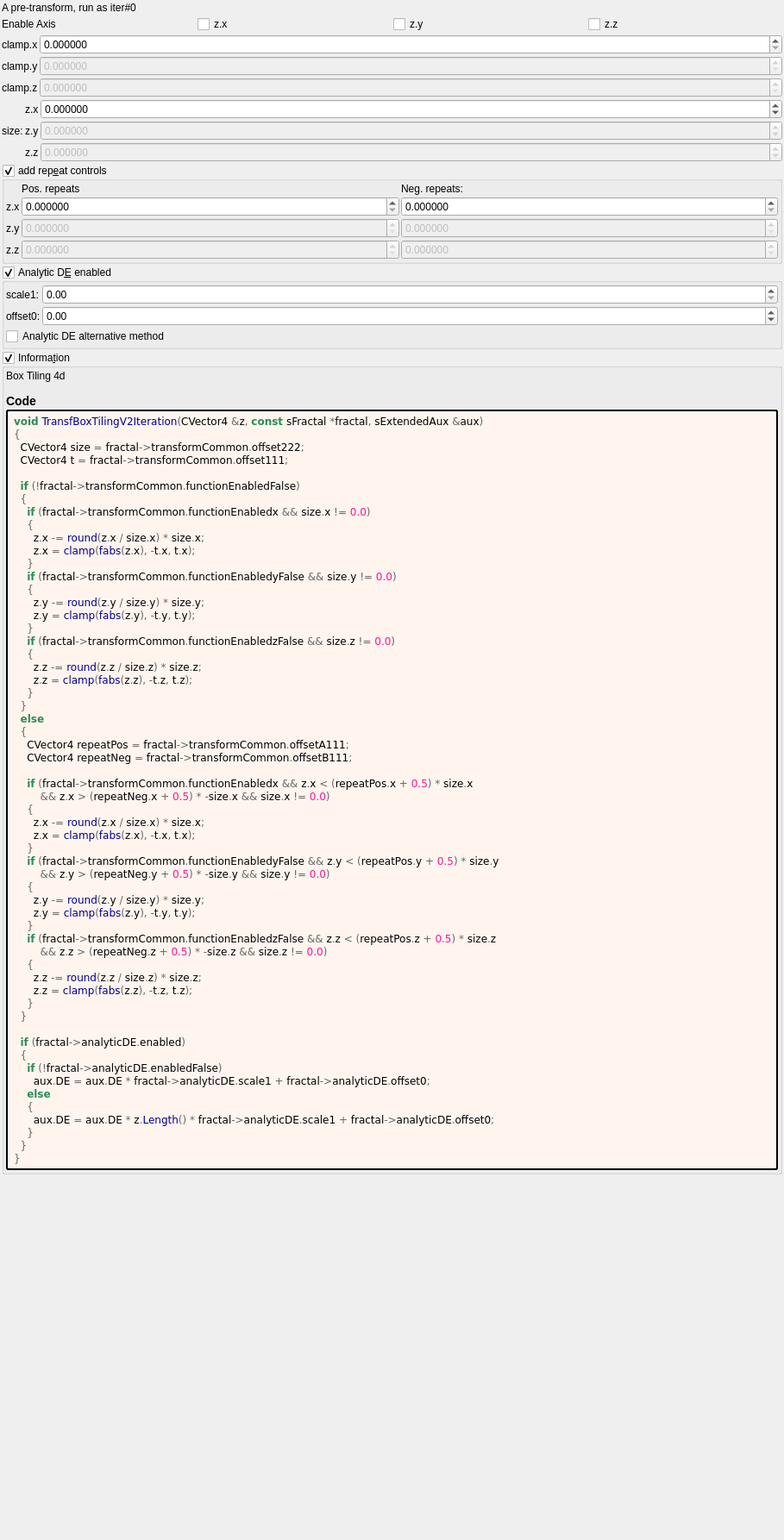
<?xml version="1.0" encoding="UTF-8"?>
<ui version="4.0">
 <class>transf_box_tiling_v2</class>
 <widget class="QWidget" name="Form">
  <property name="geometry">
   <rect>
    <x>0</x>
    <y>0</y>
    <width>909</width>
    <height>1786</height>
   </rect>
  </property>
  <property name="windowTitle">
   <string notr="true">transf_box_tiling_v2</string>
  </property>
  <layout class="QVBoxLayout" name="verticalLayout">
   <property name="spacing">
    <number>2</number>
   </property>
   <property name="leftMargin">
    <number>2</number>
   </property>
   <property name="topMargin">
    <number>2</number>
   </property>
   <property name="rightMargin">
    <number>2</number>
   </property>
   <property name="bottomMargin">
    <number>2</number>
   </property>
   <item>
    <widget class="QLabel" name="label_75">
     <property name="text">
      <string>A pre-transform, run as iter#0</string>
     </property>
    </widget>
   </item>
   <item>
    <layout class="QGridLayout" name="gridLayout_81">
     <property name="spacing">
      <number>2</number>
     </property>
     <item row="3" column="0">
      <widget class="QLabel" name="label_72">
       <property name="text">
        <string>Enable Axis</string>
       </property>
      </widget>
     </item>
     <item row="3" column="3">
      <widget class="MyCheckBox" name="checkBox_transf_function_enabledz_false">
       <property name="text">
        <string notr="true">z.z</string>
       </property>
      </widget>
     </item>
     <item row="3" column="2">
      <widget class="MyCheckBox" name="checkBox_transf_function_enabledy_false">
       <property name="text">
        <string notr="true">z.y</string>
       </property>
      </widget>
     </item>
     <item row="3" column="1">
      <widget class="MyCheckBox" name="checkBox_transf_function_enabledx">
       <property name="text">
        <string notr="true">z.x</string>
       </property>
      </widget>
     </item>
    </layout>
   </item>
   <item>
    <layout class="QGridLayout" name="gridLayout_75" columnstretch="0,0,1">
     <property name="spacing">
      <number>2</number>
     </property>
     <item row="1" column="0">
      <widget class="QLabel" name="label_127">
       <property name="text">
        <string notr="true">clamp.y</string>
       </property>
      </widget>
     </item>
     <item row="2" column="1" colspan="2">
      <widget class="MyDoubleSpinBox" name="spinbox3_transf_offset_111_z">
       <property name="enabled">
        <bool>false</bool>
       </property>
       <property name="sizePolicy">
        <sizepolicy hsizetype="Minimum" vsizetype="Maximum">
         <horstretch>0</horstretch>
         <verstretch>0</verstretch>
        </sizepolicy>
       </property>
       <property name="prefix">
        <string/>
       </property>
       <property name="suffix">
        <string/>
       </property>
       <property name="decimals">
        <number>6</number>
       </property>
       <property name="minimum">
        <double>0.000000000000000</double>
       </property>
       <property name="maximum">
        <double>99.989999999999995</double>
       </property>
       <property name="singleStep">
        <double>0.100000000000000</double>
       </property>
      </widget>
     </item>
     <item row="1" column="1" colspan="2">
      <widget class="MyDoubleSpinBox" name="spinbox3_transf_offset_111_y">
       <property name="enabled">
        <bool>false</bool>
       </property>
       <property name="sizePolicy">
        <sizepolicy hsizetype="Minimum" vsizetype="Maximum">
         <horstretch>0</horstretch>
         <verstretch>0</verstretch>
        </sizepolicy>
       </property>
       <property name="prefix">
        <string/>
       </property>
       <property name="suffix">
        <string/>
       </property>
       <property name="decimals">
        <number>6</number>
       </property>
       <property name="minimum">
        <double>0.000000000000000</double>
       </property>
       <property name="maximum">
        <double>99.989999999999995</double>
       </property>
       <property name="singleStep">
        <double>0.100000000000000</double>
       </property>
      </widget>
     </item>
     <item row="0" column="0">
      <widget class="QLabel" name="label_132">
       <property name="text">
        <string notr="true">clamp.x</string>
       </property>
      </widget>
     </item>
     <item row="0" column="1" colspan="2">
      <widget class="MyDoubleSpinBox" name="spinbox3_transf_offset_111_x">
       <property name="sizePolicy">
        <sizepolicy hsizetype="Minimum" vsizetype="Maximum">
         <horstretch>0</horstretch>
         <verstretch>0</verstretch>
        </sizepolicy>
       </property>
       <property name="prefix">
        <string/>
       </property>
       <property name="suffix">
        <string/>
       </property>
       <property name="decimals">
        <number>6</number>
       </property>
       <property name="minimum">
        <double>0.000000000000000</double>
       </property>
       <property name="maximum">
        <double>99.989999999999995</double>
       </property>
       <property name="singleStep">
        <double>0.100000000000000</double>
       </property>
      </widget>
     </item>
     <item row="2" column="0">
      <widget class="QLabel" name="label_131">
       <property name="text">
        <string notr="true">clamp.z</string>
       </property>
      </widget>
     </item>
    </layout>
   </item>
   <item>
    <layout class="QGridLayout" name="gridLayout" columnstretch="0,0,1">
     <property name="spacing">
      <number>2</number>
     </property>
     <item row="3" column="2">
      <widget class="MyDoubleSpinBox" name="spinbox3_transf_offset_222_x">
       <property name="sizePolicy">
        <sizepolicy hsizetype="Minimum" vsizetype="Maximum">
         <horstretch>0</horstretch>
         <verstretch>0</verstretch>
        </sizepolicy>
       </property>
       <property name="prefix">
        <string/>
       </property>
       <property name="suffix">
        <string/>
       </property>
       <property name="decimals">
        <number>6</number>
       </property>
       <property name="minimum">
        <double>-99.989999999999995</double>
       </property>
       <property name="maximum">
        <double>99.989999999999995</double>
       </property>
       <property name="singleStep">
        <double>0.100000000000000</double>
       </property>
      </widget>
     </item>
     <item row="5" column="1">
      <widget class="QLabel" name="label_122">
       <property name="text">
        <string notr="true">z.z</string>
       </property>
      </widget>
     </item>
     <item row="4" column="2">
      <widget class="MyDoubleSpinBox" name="spinbox3_transf_offset_222_y">
       <property name="enabled">
        <bool>false</bool>
       </property>
       <property name="sizePolicy">
        <sizepolicy hsizetype="Minimum" vsizetype="Maximum">
         <horstretch>0</horstretch>
         <verstretch>0</verstretch>
        </sizepolicy>
       </property>
       <property name="prefix">
        <string/>
       </property>
       <property name="suffix">
        <string/>
       </property>
       <property name="decimals">
        <number>6</number>
       </property>
       <property name="minimum">
        <double>-99.989999999999995</double>
       </property>
       <property name="maximum">
        <double>99.989999999999995</double>
       </property>
       <property name="singleStep">
        <double>0.100000000000000</double>
       </property>
      </widget>
     </item>
     <item row="5" column="2">
      <widget class="MyDoubleSpinBox" name="spinbox3_transf_offset_222_z">
       <property name="enabled">
        <bool>false</bool>
       </property>
       <property name="sizePolicy">
        <sizepolicy hsizetype="Minimum" vsizetype="Maximum">
         <horstretch>0</horstretch>
         <verstretch>0</verstretch>
        </sizepolicy>
       </property>
       <property name="prefix">
        <string/>
       </property>
       <property name="suffix">
        <string/>
       </property>
       <property name="decimals">
        <number>6</number>
       </property>
       <property name="minimum">
        <double>-99.989999999999995</double>
       </property>
       <property name="maximum">
        <double>99.989999999999995</double>
       </property>
       <property name="singleStep">
        <double>0.100000000000000</double>
       </property>
      </widget>
     </item>
     <item row="3" column="1">
      <widget class="QLabel" name="label_121">
       <property name="text">
        <string notr="true">z.x</string>
       </property>
      </widget>
     </item>
     <item row="4" column="1">
      <widget class="QLabel" name="label_124">
       <property name="text">
        <string notr="true">z.y</string>
       </property>
      </widget>
     </item>
     <item row="3" column="0" rowspan="3">
      <widget class="QLabel" name="label_108">
       <property name="text">
        <string>size:</string>
       </property>
      </widget>
     </item>
    </layout>
   </item>
   <item>
    <widget class="MyGroupBox" name="groupCheck_transf_function_enabled_false">
     <property name="font">
      <font>
       <weight>50</weight>
       <bold>false</bold>
      </font>
     </property>
     <property name="title">
      <string>add rep&amp;eat controls</string>
     </property>
     <property name="checkable">
      <bool>true</bool>
     </property>
     <layout class="QVBoxLayout" name="verticalLayout_4">
      <property name="leftMargin">
       <number>2</number>
      </property>
      <property name="topMargin">
       <number>2</number>
      </property>
      <property name="rightMargin">
       <number>2</number>
      </property>
      <property name="bottomMargin">
       <number>2</number>
      </property>
      <item>
       <layout class="QGridLayout" name="gridLayout_74" columnstretch="0,0,1,1">
        <property name="spacing">
         <number>2</number>
        </property>
        <item row="3" column="1" colspan="2">
         <widget class="MyDoubleSpinBox" name="spinbox3_transf_offsetA_111_z">
          <property name="enabled">
           <bool>false</bool>
          </property>
          <property name="sizePolicy">
           <sizepolicy hsizetype="Minimum" vsizetype="Maximum">
            <horstretch>0</horstretch>
            <verstretch>0</verstretch>
           </sizepolicy>
          </property>
          <property name="prefix">
           <string/>
          </property>
          <property name="suffix">
           <string/>
          </property>
          <property name="decimals">
           <number>6</number>
          </property>
          <property name="minimum">
           <double>0.000000000000000</double>
          </property>
          <property name="maximum">
           <double>99.989999999999995</double>
          </property>
          <property name="singleStep">
           <double>1.000000000000000</double>
          </property>
         </widget>
        </item>
        <item row="0" column="1" colspan="2">
         <widget class="QLabel" name="label_273">
          <property name="text">
           <string>Pos. repeats</string>
          </property>
         </widget>
        </item>
        <item row="2" column="0">
         <widget class="QLabel" name="label_126">
          <property name="text">
           <string notr="true">z.y</string>
          </property>
         </widget>
        </item>
        <item row="1" column="0">
         <widget class="QLabel" name="label_123">
          <property name="text">
           <string notr="true">z.x</string>
          </property>
         </widget>
        </item>
        <item row="0" column="3">
         <widget class="QLabel" name="label_274">
          <property name="text">
           <string>Neg. repeats:</string>
          </property>
         </widget>
        </item>
        <item row="3" column="0">
         <widget class="QLabel" name="label_128">
          <property name="text">
           <string notr="true">z.z</string>
          </property>
         </widget>
        </item>
        <item row="2" column="1" colspan="2">
         <widget class="MyDoubleSpinBox" name="spinbox3_transf_offsetA_111_y">
          <property name="enabled">
           <bool>false</bool>
          </property>
          <property name="sizePolicy">
           <sizepolicy hsizetype="Minimum" vsizetype="Maximum">
            <horstretch>0</horstretch>
            <verstretch>0</verstretch>
           </sizepolicy>
          </property>
          <property name="prefix">
           <string/>
          </property>
          <property name="suffix">
           <string/>
          </property>
          <property name="decimals">
           <number>6</number>
          </property>
          <property name="minimum">
           <double>0.000000000000000</double>
          </property>
          <property name="maximum">
           <double>99.989999999999995</double>
          </property>
          <property name="singleStep">
           <double>1.000000000000000</double>
          </property>
         </widget>
        </item>
        <item row="3" column="3">
         <widget class="MyDoubleSpinBox" name="spinbox3_transf_offsetB_111_z">
          <property name="enabled">
           <bool>false</bool>
          </property>
          <property name="sizePolicy">
           <sizepolicy hsizetype="Minimum" vsizetype="Maximum">
            <horstretch>0</horstretch>
            <verstretch>0</verstretch>
           </sizepolicy>
          </property>
          <property name="prefix">
           <string/>
          </property>
          <property name="suffix">
           <string/>
          </property>
          <property name="decimals">
           <number>6</number>
          </property>
          <property name="minimum">
           <double>0.000000000000000</double>
          </property>
          <property name="maximum">
           <double>99.989999999999995</double>
          </property>
          <property name="singleStep">
           <double>1.000000000000000</double>
          </property>
         </widget>
        </item>
        <item row="1" column="1" colspan="2">
         <widget class="MyDoubleSpinBox" name="spinbox3_transf_offsetA_111_x">
          <property name="sizePolicy">
           <sizepolicy hsizetype="Minimum" vsizetype="Maximum">
            <horstretch>0</horstretch>
            <verstretch>0</verstretch>
           </sizepolicy>
          </property>
          <property name="prefix">
           <string/>
          </property>
          <property name="suffix">
           <string/>
          </property>
          <property name="decimals">
           <number>6</number>
          </property>
          <property name="minimum">
           <double>0.000000000000000</double>
          </property>
          <property name="maximum">
           <double>99.989999999999995</double>
          </property>
          <property name="singleStep">
           <double>1.000000000000000</double>
          </property>
         </widget>
        </item>
        <item row="2" column="3">
         <widget class="MyDoubleSpinBox" name="spinbox3_transf_offsetB_111_y">
          <property name="enabled">
           <bool>false</bool>
          </property>
          <property name="sizePolicy">
           <sizepolicy hsizetype="Minimum" vsizetype="Maximum">
            <horstretch>0</horstretch>
            <verstretch>0</verstretch>
           </sizepolicy>
          </property>
          <property name="prefix">
           <string/>
          </property>
          <property name="suffix">
           <string/>
          </property>
          <property name="decimals">
           <number>6</number>
          </property>
          <property name="minimum">
           <double>0.000000000000000</double>
          </property>
          <property name="maximum">
           <double>99.989999999999995</double>
          </property>
          <property name="singleStep">
           <double>1.000000000000000</double>
          </property>
         </widget>
        </item>
        <item row="1" column="3">
         <widget class="MyDoubleSpinBox" name="spinbox3_transf_offsetB_111_x">
          <property name="sizePolicy">
           <sizepolicy hsizetype="Minimum" vsizetype="Maximum">
            <horstretch>0</horstretch>
            <verstretch>0</verstretch>
           </sizepolicy>
          </property>
          <property name="prefix">
           <string/>
          </property>
          <property name="suffix">
           <string/>
          </property>
          <property name="decimals">
           <number>6</number>
          </property>
          <property name="minimum">
           <double>0.000000000000000</double>
          </property>
          <property name="maximum">
           <double>99.989999999999995</double>
          </property>
          <property name="singleStep">
           <double>1.000000000000000</double>
          </property>
         </widget>
        </item>
       </layout>
      </item>
     </layout>
    </widget>
   </item>
   <item>
    <widget class="MyGroupBox" name="groupCheck_analyticDE_enabled">
     <property name="title">
      <string>Analytic D&amp;E enabled</string>
     </property>
     <property name="checkable">
      <bool>true</bool>
     </property>
     <layout class="QVBoxLayout" name="verticalLayout_12" stretch="0,0">
      <property name="spacing">
       <number>2</number>
      </property>
      <property name="leftMargin">
       <number>2</number>
      </property>
      <property name="topMargin">
       <number>2</number>
      </property>
      <property name="rightMargin">
       <number>2</number>
      </property>
      <property name="bottomMargin">
       <number>2</number>
      </property>
      <item>
       <layout class="QGridLayout" name="gridLayout_28" columnstretch="0,0,1">
        <property name="spacing">
         <number>2</number>
        </property>
        <item row="1" column="1">
         <widget class="QLabel" name="label_178">
          <property name="text">
           <string>offset0:</string>
          </property>
         </widget>
        </item>
        <item row="0" column="1">
         <widget class="QLabel" name="label_179">
          <property name="text">
           <string>scale1:</string>
          </property>
         </widget>
        </item>
        <item row="0" column="2">
         <widget class="MyDoubleSpinBox" name="spinbox_analyticDE_scale_1">
          <property name="sizePolicy">
           <sizepolicy hsizetype="Minimum" vsizetype="Maximum">
            <horstretch>0</horstretch>
            <verstretch>0</verstretch>
           </sizepolicy>
          </property>
          <property name="prefix">
           <string/>
          </property>
          <property name="suffix">
           <string/>
          </property>
          <property name="decimals">
           <number>2</number>
          </property>
          <property name="minimum">
           <double>0.000000000000000</double>
          </property>
          <property name="maximum">
           <double>99.989999999999995</double>
          </property>
          <property name="singleStep">
           <double>0.100000000000000</double>
          </property>
         </widget>
        </item>
        <item row="1" column="2">
         <widget class="MyDoubleSpinBox" name="spinbox_analyticDE_offset_0">
          <property name="sizePolicy">
           <sizepolicy hsizetype="Minimum" vsizetype="Maximum">
            <horstretch>0</horstretch>
            <verstretch>0</verstretch>
           </sizepolicy>
          </property>
          <property name="prefix">
           <string/>
          </property>
          <property name="suffix">
           <string/>
          </property>
          <property name="decimals">
           <number>2</number>
          </property>
          <property name="minimum">
           <double>-99.989999999999995</double>
          </property>
          <property name="maximum">
           <double>99.989999999999995</double>
          </property>
          <property name="singleStep">
           <double>0.100000000000000</double>
          </property>
         </widget>
        </item>
       </layout>
      </item>
      <item>
       <widget class="MyCheckBox" name="checkBox_analyticDE_enabled_false">
        <property name="toolTip">
         <string>&lt;html&gt;&lt;head/&gt;&lt;body&gt;&lt;p&gt;Can sometimes improve render quality when using analytic DE&lt;/p&gt;&lt;/body&gt;&lt;/html&gt;</string>
        </property>
        <property name="text">
         <string>Analytic DE alternative method</string>
        </property>
       </widget>
      </item>
     </layout>
    </widget>
   </item>
   <item>
    <widget class="MyGroupBox" name="groupCheck_info">
     <property name="title">
      <string>Informa&amp;tion</string>
     </property>
     <property name="flat">
      <bool>false</bool>
     </property>
     <property name="checkable">
      <bool>true</bool>
     </property>
     <layout class="QVBoxLayout" name="verticalLayout_2">
      <property name="spacing">
       <number>2</number>
      </property>
      <property name="leftMargin">
       <number>2</number>
      </property>
      <property name="topMargin">
       <number>2</number>
      </property>
      <property name="rightMargin">
       <number>2</number>
      </property>
      <property name="bottomMargin">
       <number>2</number>
      </property>
      <item>
       <widget class="QLabel" name="label_information_general">
        <property name="text">
         <string notr="true">&lt;p&gt;Box Tiling 4d&lt;/p&gt;&lt;table&gt;
&lt;/table&gt;
&lt;h3&gt;Code&lt;/h3&gt;</string>
        </property>
        <property name="wordWrap">
         <bool>true</bool>
        </property>
        <property name="openExternalLinks">
         <bool>true</bool>
        </property>
        <property name="textInteractionFlags">
         <set>Qt::LinksAccessibleByMouse|Qt::TextSelectableByMouse</set>
        </property>
       </widget>
      </item>
      <item>
       <widget class="QLabel" name="label_code_content">
        <property name="styleSheet">
         <string notr="true">border-style: outset; border-width: 2px; border-radius: 3px; border-color: black; background-color: #fff5ee; padding: 4px;</string>
        </property>
        <property name="text">
         <string notr="true">&lt;body style=&quot;background-color:#fff5ee&quot;&gt;
&lt;pre style=&quot;color:#000000; background-color:#fff5ee;  font-family:'Courier New',monospace;&quot;&gt;&lt;span style=&quot;color:#2e8b57; font-weight:bold&quot;&gt;void&lt;/span&gt; &lt;span style=&quot;color:#00008f&quot;&gt;TransfBoxTilingV2Iteration&lt;/span&gt;&lt;span style=&quot;color:#676767&quot;&gt;(&lt;/span&gt;CVector4 &lt;span style=&quot;color:#676767&quot;&gt;&amp;amp;&lt;/span&gt;z&lt;span style=&quot;color:#676767&quot;&gt;,&lt;/span&gt; &lt;span style=&quot;color:#2e8b57; font-weight:bold&quot;&gt;const&lt;/span&gt; sFractal &lt;span style=&quot;color:#676767&quot;&gt;*&lt;/span&gt;fractal&lt;span style=&quot;color:#676767&quot;&gt;,&lt;/span&gt; sExtendedAux &lt;span style=&quot;color:#676767&quot;&gt;&amp;amp;&lt;/span&gt;aux&lt;span style=&quot;color:#676767&quot;&gt;)&lt;/span&gt;
&lt;span style=&quot;color:#676767&quot;&gt;{&lt;/span&gt;
  CVector4 size &lt;span style=&quot;color:#676767&quot;&gt;=&lt;/span&gt; fractal&lt;span style=&quot;color:#676767&quot;&gt;-&amp;gt;&lt;/span&gt;transformCommon&lt;span style=&quot;color:#676767&quot;&gt;.&lt;/span&gt;offset222&lt;span style=&quot;color:#676767&quot;&gt;;&lt;/span&gt;
  CVector4 t &lt;span style=&quot;color:#676767&quot;&gt;=&lt;/span&gt; fractal&lt;span style=&quot;color:#676767&quot;&gt;-&amp;gt;&lt;/span&gt;transformCommon&lt;span style=&quot;color:#676767&quot;&gt;.&lt;/span&gt;offset111&lt;span style=&quot;color:#676767&quot;&gt;;&lt;/span&gt;

  &lt;span style=&quot;color:#2e8b57; font-weight:bold&quot;&gt;if&lt;/span&gt; &lt;span style=&quot;color:#676767&quot;&gt;(!&lt;/span&gt;fractal&lt;span style=&quot;color:#676767&quot;&gt;-&amp;gt;&lt;/span&gt;transformCommon&lt;span style=&quot;color:#676767&quot;&gt;.&lt;/span&gt;functionEnabledFalse&lt;span style=&quot;color:#676767&quot;&gt;)&lt;/span&gt;
  &lt;span style=&quot;color:#676767&quot;&gt;{&lt;/span&gt;
    &lt;span style=&quot;color:#2e8b57; font-weight:bold&quot;&gt;if&lt;/span&gt; &lt;span style=&quot;color:#676767&quot;&gt;(&lt;/span&gt;fractal&lt;span style=&quot;color:#676767&quot;&gt;-&amp;gt;&lt;/span&gt;transformCommon&lt;span style=&quot;color:#676767&quot;&gt;.&lt;/span&gt;functionEnabledx &lt;span style=&quot;color:#676767&quot;&gt;&amp;amp;&amp;amp;&lt;/span&gt; size&lt;span style=&quot;color:#676767&quot;&gt;.&lt;/span&gt;x &lt;span style=&quot;color:#676767&quot;&gt;!=&lt;/span&gt; &lt;span style=&quot;color:#ff1493&quot;&gt;0.0&lt;/span&gt;&lt;span style=&quot;color:#676767&quot;&gt;)&lt;/span&gt;
    &lt;span style=&quot;color:#676767&quot;&gt;{&lt;/span&gt;
      z&lt;span style=&quot;color:#676767&quot;&gt;.&lt;/span&gt;x &lt;span style=&quot;color:#676767&quot;&gt;-=&lt;/span&gt; &lt;span style=&quot;color:#00008f&quot;&gt;round&lt;/span&gt;&lt;span style=&quot;color:#676767&quot;&gt;(&lt;/span&gt;z&lt;span style=&quot;color:#676767&quot;&gt;.&lt;/span&gt;x &lt;span style=&quot;color:#676767&quot;&gt;/&lt;/span&gt; size&lt;span style=&quot;color:#676767&quot;&gt;.&lt;/span&gt;x&lt;span style=&quot;color:#676767&quot;&gt;) *&lt;/span&gt; size&lt;span style=&quot;color:#676767&quot;&gt;.&lt;/span&gt;x&lt;span style=&quot;color:#676767&quot;&gt;;&lt;/span&gt;
      z&lt;span style=&quot;color:#676767&quot;&gt;.&lt;/span&gt;x &lt;span style=&quot;color:#676767&quot;&gt;=&lt;/span&gt; &lt;span style=&quot;color:#00008f&quot;&gt;clamp&lt;/span&gt;&lt;span style=&quot;color:#676767&quot;&gt;(&lt;/span&gt;&lt;span style=&quot;color:#00008f&quot;&gt;fabs&lt;/span&gt;&lt;span style=&quot;color:#676767&quot;&gt;(&lt;/span&gt;z&lt;span style=&quot;color:#676767&quot;&gt;.&lt;/span&gt;x&lt;span style=&quot;color:#676767&quot;&gt;), -&lt;/span&gt;t&lt;span style=&quot;color:#676767&quot;&gt;.&lt;/span&gt;x&lt;span style=&quot;color:#676767&quot;&gt;,&lt;/span&gt; t&lt;span style=&quot;color:#676767&quot;&gt;.&lt;/span&gt;x&lt;span style=&quot;color:#676767&quot;&gt;);&lt;/span&gt;
    &lt;span style=&quot;color:#676767&quot;&gt;}&lt;/span&gt;
    &lt;span style=&quot;color:#2e8b57; font-weight:bold&quot;&gt;if&lt;/span&gt; &lt;span style=&quot;color:#676767&quot;&gt;(&lt;/span&gt;fractal&lt;span style=&quot;color:#676767&quot;&gt;-&amp;gt;&lt;/span&gt;transformCommon&lt;span style=&quot;color:#676767&quot;&gt;.&lt;/span&gt;functionEnabledyFalse &lt;span style=&quot;color:#676767&quot;&gt;&amp;amp;&amp;amp;&lt;/span&gt; size&lt;span style=&quot;color:#676767&quot;&gt;.&lt;/span&gt;y &lt;span style=&quot;color:#676767&quot;&gt;!=&lt;/span&gt; &lt;span style=&quot;color:#ff1493&quot;&gt;0.0&lt;/span&gt;&lt;span style=&quot;color:#676767&quot;&gt;)&lt;/span&gt;
    &lt;span style=&quot;color:#676767&quot;&gt;{&lt;/span&gt;
      z&lt;span style=&quot;color:#676767&quot;&gt;.&lt;/span&gt;y &lt;span style=&quot;color:#676767&quot;&gt;-=&lt;/span&gt; &lt;span style=&quot;color:#00008f&quot;&gt;round&lt;/span&gt;&lt;span style=&quot;color:#676767&quot;&gt;(&lt;/span&gt;z&lt;span style=&quot;color:#676767&quot;&gt;.&lt;/span&gt;y &lt;span style=&quot;color:#676767&quot;&gt;/&lt;/span&gt; size&lt;span style=&quot;color:#676767&quot;&gt;.&lt;/span&gt;y&lt;span style=&quot;color:#676767&quot;&gt;) *&lt;/span&gt; size&lt;span style=&quot;color:#676767&quot;&gt;.&lt;/span&gt;y&lt;span style=&quot;color:#676767&quot;&gt;;&lt;/span&gt;
      z&lt;span style=&quot;color:#676767&quot;&gt;.&lt;/span&gt;y &lt;span style=&quot;color:#676767&quot;&gt;=&lt;/span&gt; &lt;span style=&quot;color:#00008f&quot;&gt;clamp&lt;/span&gt;&lt;span style=&quot;color:#676767&quot;&gt;(&lt;/span&gt;&lt;span style=&quot;color:#00008f&quot;&gt;fabs&lt;/span&gt;&lt;span style=&quot;color:#676767&quot;&gt;(&lt;/span&gt;z&lt;span style=&quot;color:#676767&quot;&gt;.&lt;/span&gt;y&lt;span style=&quot;color:#676767&quot;&gt;), -&lt;/span&gt;t&lt;span style=&quot;color:#676767&quot;&gt;.&lt;/span&gt;y&lt;span style=&quot;color:#676767&quot;&gt;,&lt;/span&gt; t&lt;span style=&quot;color:#676767&quot;&gt;.&lt;/span&gt;y&lt;span style=&quot;color:#676767&quot;&gt;);&lt;/span&gt;
    &lt;span style=&quot;color:#676767&quot;&gt;}&lt;/span&gt;
    &lt;span style=&quot;color:#2e8b57; font-weight:bold&quot;&gt;if&lt;/span&gt; &lt;span style=&quot;color:#676767&quot;&gt;(&lt;/span&gt;fractal&lt;span style=&quot;color:#676767&quot;&gt;-&amp;gt;&lt;/span&gt;transformCommon&lt;span style=&quot;color:#676767&quot;&gt;.&lt;/span&gt;functionEnabledzFalse &lt;span style=&quot;color:#676767&quot;&gt;&amp;amp;&amp;amp;&lt;/span&gt; size&lt;span style=&quot;color:#676767&quot;&gt;.&lt;/span&gt;z &lt;span style=&quot;color:#676767&quot;&gt;!=&lt;/span&gt; &lt;span style=&quot;color:#ff1493&quot;&gt;0.0&lt;/span&gt;&lt;span style=&quot;color:#676767&quot;&gt;)&lt;/span&gt;
    &lt;span style=&quot;color:#676767&quot;&gt;{&lt;/span&gt;
      z&lt;span style=&quot;color:#676767&quot;&gt;.&lt;/span&gt;z &lt;span style=&quot;color:#676767&quot;&gt;-=&lt;/span&gt; &lt;span style=&quot;color:#00008f&quot;&gt;round&lt;/span&gt;&lt;span style=&quot;color:#676767&quot;&gt;(&lt;/span&gt;z&lt;span style=&quot;color:#676767&quot;&gt;.&lt;/span&gt;z &lt;span style=&quot;color:#676767&quot;&gt;/&lt;/span&gt; size&lt;span style=&quot;color:#676767&quot;&gt;.&lt;/span&gt;z&lt;span style=&quot;color:#676767&quot;&gt;) *&lt;/span&gt; size&lt;span style=&quot;color:#676767&quot;&gt;.&lt;/span&gt;z&lt;span style=&quot;color:#676767&quot;&gt;;&lt;/span&gt;
      z&lt;span style=&quot;color:#676767&quot;&gt;.&lt;/span&gt;z &lt;span style=&quot;color:#676767&quot;&gt;=&lt;/span&gt; &lt;span style=&quot;color:#00008f&quot;&gt;clamp&lt;/span&gt;&lt;span style=&quot;color:#676767&quot;&gt;(&lt;/span&gt;&lt;span style=&quot;color:#00008f&quot;&gt;fabs&lt;/span&gt;&lt;span style=&quot;color:#676767&quot;&gt;(&lt;/span&gt;z&lt;span style=&quot;color:#676767&quot;&gt;.&lt;/span&gt;z&lt;span style=&quot;color:#676767&quot;&gt;), -&lt;/span&gt;t&lt;span style=&quot;color:#676767&quot;&gt;.&lt;/span&gt;z&lt;span style=&quot;color:#676767&quot;&gt;,&lt;/span&gt; t&lt;span style=&quot;color:#676767&quot;&gt;.&lt;/span&gt;z&lt;span style=&quot;color:#676767&quot;&gt;);&lt;/span&gt;
    &lt;span style=&quot;color:#676767&quot;&gt;}&lt;/span&gt;
  &lt;span style=&quot;color:#676767&quot;&gt;}&lt;/span&gt;
  &lt;span style=&quot;color:#2e8b57; font-weight:bold&quot;&gt;else&lt;/span&gt;
  &lt;span style=&quot;color:#676767&quot;&gt;{&lt;/span&gt;
    CVector4 repeatPos &lt;span style=&quot;color:#676767&quot;&gt;=&lt;/span&gt; fractal&lt;span style=&quot;color:#676767&quot;&gt;-&amp;gt;&lt;/span&gt;transformCommon&lt;span style=&quot;color:#676767&quot;&gt;.&lt;/span&gt;offsetA111&lt;span style=&quot;color:#676767&quot;&gt;;&lt;/span&gt;
    CVector4 repeatNeg &lt;span style=&quot;color:#676767&quot;&gt;=&lt;/span&gt; fractal&lt;span style=&quot;color:#676767&quot;&gt;-&amp;gt;&lt;/span&gt;transformCommon&lt;span style=&quot;color:#676767&quot;&gt;.&lt;/span&gt;offsetB111&lt;span style=&quot;color:#676767&quot;&gt;;&lt;/span&gt;

    &lt;span style=&quot;color:#2e8b57; font-weight:bold&quot;&gt;if&lt;/span&gt; &lt;span style=&quot;color:#676767&quot;&gt;(&lt;/span&gt;fractal&lt;span style=&quot;color:#676767&quot;&gt;-&amp;gt;&lt;/span&gt;transformCommon&lt;span style=&quot;color:#676767&quot;&gt;.&lt;/span&gt;functionEnabledx &lt;span style=&quot;color:#676767&quot;&gt;&amp;amp;&amp;amp;&lt;/span&gt; z&lt;span style=&quot;color:#676767&quot;&gt;.&lt;/span&gt;x &lt;span style=&quot;color:#676767&quot;&gt;&amp;lt; (&lt;/span&gt;repeatPos&lt;span style=&quot;color:#676767&quot;&gt;.&lt;/span&gt;x &lt;span style=&quot;color:#676767&quot;&gt;+&lt;/span&gt; &lt;span style=&quot;color:#ff1493&quot;&gt;0.5&lt;/span&gt;&lt;span style=&quot;color:#676767&quot;&gt;) *&lt;/span&gt; size&lt;span style=&quot;color:#676767&quot;&gt;.&lt;/span&gt;x
        &lt;span style=&quot;color:#676767&quot;&gt;&amp;amp;&amp;amp;&lt;/span&gt; z&lt;span style=&quot;color:#676767&quot;&gt;.&lt;/span&gt;x &lt;span style=&quot;color:#676767&quot;&gt;&amp;gt; (&lt;/span&gt;repeatNeg&lt;span style=&quot;color:#676767&quot;&gt;.&lt;/span&gt;x &lt;span style=&quot;color:#676767&quot;&gt;+&lt;/span&gt; &lt;span style=&quot;color:#ff1493&quot;&gt;0.5&lt;/span&gt;&lt;span style=&quot;color:#676767&quot;&gt;) * -&lt;/span&gt;size&lt;span style=&quot;color:#676767&quot;&gt;.&lt;/span&gt;x &lt;span style=&quot;color:#676767&quot;&gt;&amp;amp;&amp;amp;&lt;/span&gt; size&lt;span style=&quot;color:#676767&quot;&gt;.&lt;/span&gt;x &lt;span style=&quot;color:#676767&quot;&gt;!=&lt;/span&gt; &lt;span style=&quot;color:#ff1493&quot;&gt;0.0&lt;/span&gt;&lt;span style=&quot;color:#676767&quot;&gt;)&lt;/span&gt;
    &lt;span style=&quot;color:#676767&quot;&gt;{&lt;/span&gt;
      z&lt;span style=&quot;color:#676767&quot;&gt;.&lt;/span&gt;x &lt;span style=&quot;color:#676767&quot;&gt;-=&lt;/span&gt; &lt;span style=&quot;color:#00008f&quot;&gt;round&lt;/span&gt;&lt;span style=&quot;color:#676767&quot;&gt;(&lt;/span&gt;z&lt;span style=&quot;color:#676767&quot;&gt;.&lt;/span&gt;x &lt;span style=&quot;color:#676767&quot;&gt;/&lt;/span&gt; size&lt;span style=&quot;color:#676767&quot;&gt;.&lt;/span&gt;x&lt;span style=&quot;color:#676767&quot;&gt;) *&lt;/span&gt; size&lt;span style=&quot;color:#676767&quot;&gt;.&lt;/span&gt;x&lt;span style=&quot;color:#676767&quot;&gt;;&lt;/span&gt;
      z&lt;span style=&quot;color:#676767&quot;&gt;.&lt;/span&gt;x &lt;span style=&quot;color:#676767&quot;&gt;=&lt;/span&gt; &lt;span style=&quot;color:#00008f&quot;&gt;clamp&lt;/span&gt;&lt;span style=&quot;color:#676767&quot;&gt;(&lt;/span&gt;&lt;span style=&quot;color:#00008f&quot;&gt;fabs&lt;/span&gt;&lt;span style=&quot;color:#676767&quot;&gt;(&lt;/span&gt;z&lt;span style=&quot;color:#676767&quot;&gt;.&lt;/span&gt;x&lt;span style=&quot;color:#676767&quot;&gt;), -&lt;/span&gt;t&lt;span style=&quot;color:#676767&quot;&gt;.&lt;/span&gt;x&lt;span style=&quot;color:#676767&quot;&gt;,&lt;/span&gt; t&lt;span style=&quot;color:#676767&quot;&gt;.&lt;/span&gt;x&lt;span style=&quot;color:#676767&quot;&gt;);&lt;/span&gt;
    &lt;span style=&quot;color:#676767&quot;&gt;}&lt;/span&gt;
    &lt;span style=&quot;color:#2e8b57; font-weight:bold&quot;&gt;if&lt;/span&gt; &lt;span style=&quot;color:#676767&quot;&gt;(&lt;/span&gt;fractal&lt;span style=&quot;color:#676767&quot;&gt;-&amp;gt;&lt;/span&gt;transformCommon&lt;span style=&quot;color:#676767&quot;&gt;.&lt;/span&gt;functionEnabledyFalse &lt;span style=&quot;color:#676767&quot;&gt;&amp;amp;&amp;amp;&lt;/span&gt; z&lt;span style=&quot;color:#676767&quot;&gt;.&lt;/span&gt;y &lt;span style=&quot;color:#676767&quot;&gt;&amp;lt; (&lt;/span&gt;repeatPos&lt;span style=&quot;color:#676767&quot;&gt;.&lt;/span&gt;y &lt;span style=&quot;color:#676767&quot;&gt;+&lt;/span&gt; &lt;span style=&quot;color:#ff1493&quot;&gt;0.5&lt;/span&gt;&lt;span style=&quot;color:#676767&quot;&gt;) *&lt;/span&gt; size&lt;span style=&quot;color:#676767&quot;&gt;.&lt;/span&gt;y
        &lt;span style=&quot;color:#676767&quot;&gt;&amp;amp;&amp;amp;&lt;/span&gt; z&lt;span style=&quot;color:#676767&quot;&gt;.&lt;/span&gt;y &lt;span style=&quot;color:#676767&quot;&gt;&amp;gt; (&lt;/span&gt;repeatNeg&lt;span style=&quot;color:#676767&quot;&gt;.&lt;/span&gt;y &lt;span style=&quot;color:#676767&quot;&gt;+&lt;/span&gt; &lt;span style=&quot;color:#ff1493&quot;&gt;0.5&lt;/span&gt;&lt;span style=&quot;color:#676767&quot;&gt;) * -&lt;/span&gt;size&lt;span style=&quot;color:#676767&quot;&gt;.&lt;/span&gt;y &lt;span style=&quot;color:#676767&quot;&gt;&amp;amp;&amp;amp;&lt;/span&gt; size&lt;span style=&quot;color:#676767&quot;&gt;.&lt;/span&gt;y &lt;span style=&quot;color:#676767&quot;&gt;!=&lt;/span&gt; &lt;span style=&quot;color:#ff1493&quot;&gt;0.0&lt;/span&gt;&lt;span style=&quot;color:#676767&quot;&gt;)&lt;/span&gt;
    &lt;span style=&quot;color:#676767&quot;&gt;{&lt;/span&gt;
      z&lt;span style=&quot;color:#676767&quot;&gt;.&lt;/span&gt;y &lt;span style=&quot;color:#676767&quot;&gt;-=&lt;/span&gt; &lt;span style=&quot;color:#00008f&quot;&gt;round&lt;/span&gt;&lt;span style=&quot;color:#676767&quot;&gt;(&lt;/span&gt;z&lt;span style=&quot;color:#676767&quot;&gt;.&lt;/span&gt;y &lt;span style=&quot;color:#676767&quot;&gt;/&lt;/span&gt; size&lt;span style=&quot;color:#676767&quot;&gt;.&lt;/span&gt;y&lt;span style=&quot;color:#676767&quot;&gt;) *&lt;/span&gt; size&lt;span style=&quot;color:#676767&quot;&gt;.&lt;/span&gt;y&lt;span style=&quot;color:#676767&quot;&gt;;&lt;/span&gt;
      z&lt;span style=&quot;color:#676767&quot;&gt;.&lt;/span&gt;y &lt;span style=&quot;color:#676767&quot;&gt;=&lt;/span&gt; &lt;span style=&quot;color:#00008f&quot;&gt;clamp&lt;/span&gt;&lt;span style=&quot;color:#676767&quot;&gt;(&lt;/span&gt;&lt;span style=&quot;color:#00008f&quot;&gt;fabs&lt;/span&gt;&lt;span style=&quot;color:#676767&quot;&gt;(&lt;/span&gt;z&lt;span style=&quot;color:#676767&quot;&gt;.&lt;/span&gt;y&lt;span style=&quot;color:#676767&quot;&gt;), -&lt;/span&gt;t&lt;span style=&quot;color:#676767&quot;&gt;.&lt;/span&gt;y&lt;span style=&quot;color:#676767&quot;&gt;,&lt;/span&gt; t&lt;span style=&quot;color:#676767&quot;&gt;.&lt;/span&gt;y&lt;span style=&quot;color:#676767&quot;&gt;);&lt;/span&gt;
    &lt;span style=&quot;color:#676767&quot;&gt;}&lt;/span&gt;
    &lt;span style=&quot;color:#2e8b57; font-weight:bold&quot;&gt;if&lt;/span&gt; &lt;span style=&quot;color:#676767&quot;&gt;(&lt;/span&gt;fractal&lt;span style=&quot;color:#676767&quot;&gt;-&amp;gt;&lt;/span&gt;transformCommon&lt;span style=&quot;color:#676767&quot;&gt;.&lt;/span&gt;functionEnabledzFalse &lt;span style=&quot;color:#676767&quot;&gt;&amp;amp;&amp;amp;&lt;/span&gt; z&lt;span style=&quot;color:#676767&quot;&gt;.&lt;/span&gt;z &lt;span style=&quot;color:#676767&quot;&gt;&amp;lt; (&lt;/span&gt;repeatPos&lt;span style=&quot;color:#676767&quot;&gt;.&lt;/span&gt;z &lt;span style=&quot;color:#676767&quot;&gt;+&lt;/span&gt; &lt;span style=&quot;color:#ff1493&quot;&gt;0.5&lt;/span&gt;&lt;span style=&quot;color:#676767&quot;&gt;) *&lt;/span&gt; size&lt;span style=&quot;color:#676767&quot;&gt;.&lt;/span&gt;z
        &lt;span style=&quot;color:#676767&quot;&gt;&amp;amp;&amp;amp;&lt;/span&gt; z&lt;span style=&quot;color:#676767&quot;&gt;.&lt;/span&gt;z &lt;span style=&quot;color:#676767&quot;&gt;&amp;gt; (&lt;/span&gt;repeatNeg&lt;span style=&quot;color:#676767&quot;&gt;.&lt;/span&gt;z &lt;span style=&quot;color:#676767&quot;&gt;+&lt;/span&gt; &lt;span style=&quot;color:#ff1493&quot;&gt;0.5&lt;/span&gt;&lt;span style=&quot;color:#676767&quot;&gt;) * -&lt;/span&gt;size&lt;span style=&quot;color:#676767&quot;&gt;.&lt;/span&gt;z &lt;span style=&quot;color:#676767&quot;&gt;&amp;amp;&amp;amp;&lt;/span&gt; size&lt;span style=&quot;color:#676767&quot;&gt;.&lt;/span&gt;z &lt;span style=&quot;color:#676767&quot;&gt;!=&lt;/span&gt; &lt;span style=&quot;color:#ff1493&quot;&gt;0.0&lt;/span&gt;&lt;span style=&quot;color:#676767&quot;&gt;)&lt;/span&gt;
    &lt;span style=&quot;color:#676767&quot;&gt;{&lt;/span&gt;
      z&lt;span style=&quot;color:#676767&quot;&gt;.&lt;/span&gt;z &lt;span style=&quot;color:#676767&quot;&gt;-=&lt;/span&gt; &lt;span style=&quot;color:#00008f&quot;&gt;round&lt;/span&gt;&lt;span style=&quot;color:#676767&quot;&gt;(&lt;/span&gt;z&lt;span style=&quot;color:#676767&quot;&gt;.&lt;/span&gt;z &lt;span style=&quot;color:#676767&quot;&gt;/&lt;/span&gt; size&lt;span style=&quot;color:#676767&quot;&gt;.&lt;/span&gt;z&lt;span style=&quot;color:#676767&quot;&gt;) *&lt;/span&gt; size&lt;span style=&quot;color:#676767&quot;&gt;.&lt;/span&gt;z&lt;span style=&quot;color:#676767&quot;&gt;;&lt;/span&gt;
      z&lt;span style=&quot;color:#676767&quot;&gt;.&lt;/span&gt;z &lt;span style=&quot;color:#676767&quot;&gt;=&lt;/span&gt; &lt;span style=&quot;color:#00008f&quot;&gt;clamp&lt;/span&gt;&lt;span style=&quot;color:#676767&quot;&gt;(&lt;/span&gt;&lt;span style=&quot;color:#00008f&quot;&gt;fabs&lt;/span&gt;&lt;span style=&quot;color:#676767&quot;&gt;(&lt;/span&gt;z&lt;span style=&quot;color:#676767&quot;&gt;.&lt;/span&gt;z&lt;span style=&quot;color:#676767&quot;&gt;), -&lt;/span&gt;t&lt;span style=&quot;color:#676767&quot;&gt;.&lt;/span&gt;z&lt;span style=&quot;color:#676767&quot;&gt;,&lt;/span&gt; t&lt;span style=&quot;color:#676767&quot;&gt;.&lt;/span&gt;z&lt;span style=&quot;color:#676767&quot;&gt;);&lt;/span&gt;
    &lt;span style=&quot;color:#676767&quot;&gt;}&lt;/span&gt;
  &lt;span style=&quot;color:#676767&quot;&gt;}&lt;/span&gt;

  &lt;span style=&quot;color:#2e8b57; font-weight:bold&quot;&gt;if&lt;/span&gt; &lt;span style=&quot;color:#676767&quot;&gt;(&lt;/span&gt;fractal&lt;span style=&quot;color:#676767&quot;&gt;-&amp;gt;&lt;/span&gt;analyticDE&lt;span style=&quot;color:#676767&quot;&gt;.&lt;/span&gt;enabled&lt;span style=&quot;color:#676767&quot;&gt;)&lt;/span&gt;
  &lt;span style=&quot;color:#676767&quot;&gt;{&lt;/span&gt;
    &lt;span style=&quot;color:#2e8b57; font-weight:bold&quot;&gt;if&lt;/span&gt; &lt;span style=&quot;color:#676767&quot;&gt;(!&lt;/span&gt;fractal&lt;span style=&quot;color:#676767&quot;&gt;-&amp;gt;&lt;/span&gt;analyticDE&lt;span style=&quot;color:#676767&quot;&gt;.&lt;/span&gt;enabledFalse&lt;span style=&quot;color:#676767&quot;&gt;)&lt;/span&gt;
      aux&lt;span style=&quot;color:#676767&quot;&gt;.&lt;/span&gt;DE &lt;span style=&quot;color:#676767&quot;&gt;=&lt;/span&gt; aux&lt;span style=&quot;color:#676767&quot;&gt;.&lt;/span&gt;DE &lt;span style=&quot;color:#676767&quot;&gt;*&lt;/span&gt; fractal&lt;span style=&quot;color:#676767&quot;&gt;-&amp;gt;&lt;/span&gt;analyticDE&lt;span style=&quot;color:#676767&quot;&gt;.&lt;/span&gt;scale1 &lt;span style=&quot;color:#676767&quot;&gt;+&lt;/span&gt; fractal&lt;span style=&quot;color:#676767&quot;&gt;-&amp;gt;&lt;/span&gt;analyticDE&lt;span style=&quot;color:#676767&quot;&gt;.&lt;/span&gt;offset0&lt;span style=&quot;color:#676767&quot;&gt;;&lt;/span&gt;
    &lt;span style=&quot;color:#2e8b57; font-weight:bold&quot;&gt;else&lt;/span&gt;
    &lt;span style=&quot;color:#676767&quot;&gt;{&lt;/span&gt;
      aux&lt;span style=&quot;color:#676767&quot;&gt;.&lt;/span&gt;DE &lt;span style=&quot;color:#676767&quot;&gt;=&lt;/span&gt; aux&lt;span style=&quot;color:#676767&quot;&gt;.&lt;/span&gt;DE &lt;span style=&quot;color:#676767&quot;&gt;*&lt;/span&gt; z&lt;span style=&quot;color:#676767&quot;&gt;.&lt;/span&gt;&lt;span style=&quot;color:#00008f&quot;&gt;Length&lt;/span&gt;&lt;span style=&quot;color:#676767&quot;&gt;() *&lt;/span&gt; fractal&lt;span style=&quot;color:#676767&quot;&gt;-&amp;gt;&lt;/span&gt;analyticDE&lt;span style=&quot;color:#676767&quot;&gt;.&lt;/span&gt;scale1 &lt;span style=&quot;color:#676767&quot;&gt;+&lt;/span&gt; fractal&lt;span style=&quot;color:#676767&quot;&gt;-&amp;gt;&lt;/span&gt;analyticDE&lt;span style=&quot;color:#676767&quot;&gt;.&lt;/span&gt;offset0&lt;span style=&quot;color:#676767&quot;&gt;;&lt;/span&gt;
    &lt;span style=&quot;color:#676767&quot;&gt;}&lt;/span&gt;
  &lt;span style=&quot;color:#676767&quot;&gt;}&lt;/span&gt;
&lt;span style=&quot;color:#676767&quot;&gt;}&lt;/span&gt;
&lt;/pre&gt;
&lt;/body&gt;</string>
        </property>
        <property name="wordWrap">
         <bool>true</bool>
        </property>
        <property name="openExternalLinks">
         <bool>true</bool>
        </property>
        <property name="textInteractionFlags">
         <set>Qt::LinksAccessibleByMouse|Qt::TextSelectableByMouse</set>
        </property>
       </widget>
      </item>
     </layout>
    </widget>
   </item>
   <item>
    <spacer name="verticalSpacer">
     <property name="orientation">
      <enum>Qt::Vertical</enum>
     </property>
     <property name="sizeHint" stdset="0">
      <size>
       <width>20</width>
       <height>40</height>
      </size>
     </property>
    </spacer>
   </item>
  </layout>
 </widget>
 <customwidgets>
  <customwidget>
   <class>MyGroupBox</class>
   <extends>QGroupBox</extends>
   <header>my_group_box.h</header>
   <container>1</container>
  </customwidget>
  <customwidget>
   <class>MyDoubleSpinBox</class>
   <extends>QDoubleSpinBox</extends>
   <header>my_double_spin_box.h</header>
  </customwidget>
  <customwidget>
   <class>MyCheckBox</class>
   <extends>QCheckBox</extends>
   <header>my_check_box.h</header>
  </customwidget>
 </customwidgets>
 <tabstops>
  <tabstop>spinbox3_transf_offset_222_x</tabstop>
  <tabstop>spinbox3_transf_offset_222_y</tabstop>
  <tabstop>spinbox3_transf_offset_222_z</tabstop>
  <tabstop>groupCheck_info</tabstop>
 </tabstops>
 <resources/>
 <connections>
  <connection>
   <sender>checkBox_transf_function_enabledx</sender>
   <signal>toggled(bool)</signal>
   <receiver>spinbox3_transf_offset_222_x</receiver>
   <slot>setEnabled(bool)</slot>
   <hints>
    <hint type="sourcelabel">
     <x>362</x>
     <y>44</y>
    </hint>
    <hint type="destinationlabel">
     <x>905</x>
     <y>160</y>
    </hint>
   </hints>
  </connection>
  <connection>
   <sender>checkBox_transf_function_enabledy_false</sender>
   <signal>toggled(bool)</signal>
   <receiver>spinbox3_transf_offset_222_y</receiver>
   <slot>setEnabled(bool)</slot>
   <hints>
    <hint type="sourcelabel">
     <x>543</x>
     <y>44</y>
    </hint>
    <hint type="destinationlabel">
     <x>905</x>
     <y>188</y>
    </hint>
   </hints>
  </connection>
  <connection>
   <sender>checkBox_transf_function_enabledz_false</sender>
   <signal>toggled(bool)</signal>
   <receiver>spinbox3_transf_offset_222_z</receiver>
   <slot>setEnabled(bool)</slot>
   <hints>
    <hint type="sourcelabel">
     <x>724</x>
     <y>44</y>
    </hint>
    <hint type="destinationlabel">
     <x>905</x>
     <y>216</y>
    </hint>
   </hints>
  </connection>
  <connection>
   <sender>checkBox_transf_function_enabledx</sender>
   <signal>toggled(bool)</signal>
   <receiver>spinbox3_transf_offsetA_111_x</receiver>
   <slot>setEnabled(bool)</slot>
   <hints>
    <hint type="sourcelabel">
     <x>243</x>
     <y>35</y>
    </hint>
    <hint type="destinationlabel">
     <x>489</x>
     <y>290</y>
    </hint>
   </hints>
  </connection>
  <connection>
   <sender>checkBox_transf_function_enabledx</sender>
   <signal>toggled(bool)</signal>
   <receiver>spinbox3_transf_offsetB_111_x</receiver>
   <slot>setEnabled(bool)</slot>
   <hints>
    <hint type="sourcelabel">
     <x>229</x>
     <y>34</y>
    </hint>
    <hint type="destinationlabel">
     <x>900</x>
     <y>290</y>
    </hint>
   </hints>
  </connection>
  <connection>
   <sender>checkBox_transf_function_enabledy_false</sender>
   <signal>toggled(bool)</signal>
   <receiver>spinbox3_transf_offsetA_111_y</receiver>
   <slot>setEnabled(bool)</slot>
   <hints>
    <hint type="sourcelabel">
     <x>508</x>
     <y>30</y>
    </hint>
    <hint type="destinationlabel">
     <x>544</x>
     <y>318</y>
    </hint>
   </hints>
  </connection>
  <connection>
   <sender>checkBox_transf_function_enabledy_false</sender>
   <signal>toggled(bool)</signal>
   <receiver>spinbox3_transf_offsetB_111_y</receiver>
   <slot>setEnabled(bool)</slot>
   <hints>
    <hint type="sourcelabel">
     <x>537</x>
     <y>25</y>
    </hint>
    <hint type="destinationlabel">
     <x>900</x>
     <y>318</y>
    </hint>
   </hints>
  </connection>
  <connection>
   <sender>checkBox_transf_function_enabledz_false</sender>
   <signal>toggled(bool)</signal>
   <receiver>spinbox3_transf_offsetA_111_z</receiver>
   <slot>setEnabled(bool)</slot>
   <hints>
    <hint type="sourcelabel">
     <x>748</x>
     <y>34</y>
    </hint>
    <hint type="destinationlabel">
     <x>540</x>
     <y>346</y>
    </hint>
   </hints>
  </connection>
  <connection>
   <sender>checkBox_transf_function_enabledz_false</sender>
   <signal>toggled(bool)</signal>
   <receiver>spinbox3_transf_offsetB_111_z</receiver>
   <slot>setEnabled(bool)</slot>
   <hints>
    <hint type="sourcelabel">
     <x>725</x>
     <y>26</y>
    </hint>
    <hint type="destinationlabel">
     <x>900</x>
     <y>346</y>
    </hint>
   </hints>
  </connection>
  <connection>
   <sender>checkBox_transf_function_enabledx</sender>
   <signal>toggled(bool)</signal>
   <receiver>spinbox3_transf_offset_111_x</receiver>
   <slot>setEnabled(bool)</slot>
   <hints>
    <hint type="sourcelabel">
     <x>229</x>
     <y>31</y>
    </hint>
    <hint type="destinationlabel">
     <x>509</x>
     <y>65</y>
    </hint>
   </hints>
  </connection>
  <connection>
   <sender>checkBox_transf_function_enabledy_false</sender>
   <signal>toggled(bool)</signal>
   <receiver>spinbox3_transf_offset_111_y</receiver>
   <slot>setEnabled(bool)</slot>
   <hints>
    <hint type="sourcelabel">
     <x>496</x>
     <y>40</y>
    </hint>
    <hint type="destinationlabel">
     <x>387</x>
     <y>87</y>
    </hint>
   </hints>
  </connection>
  <connection>
   <sender>checkBox_transf_function_enabledz_false</sender>
   <signal>toggled(bool)</signal>
   <receiver>spinbox3_transf_offset_111_z</receiver>
   <slot>setEnabled(bool)</slot>
   <hints>
    <hint type="sourcelabel">
     <x>721</x>
     <y>43</y>
    </hint>
    <hint type="destinationlabel">
     <x>578</x>
     <y>126</y>
    </hint>
   </hints>
  </connection>
 </connections>
</ui>
